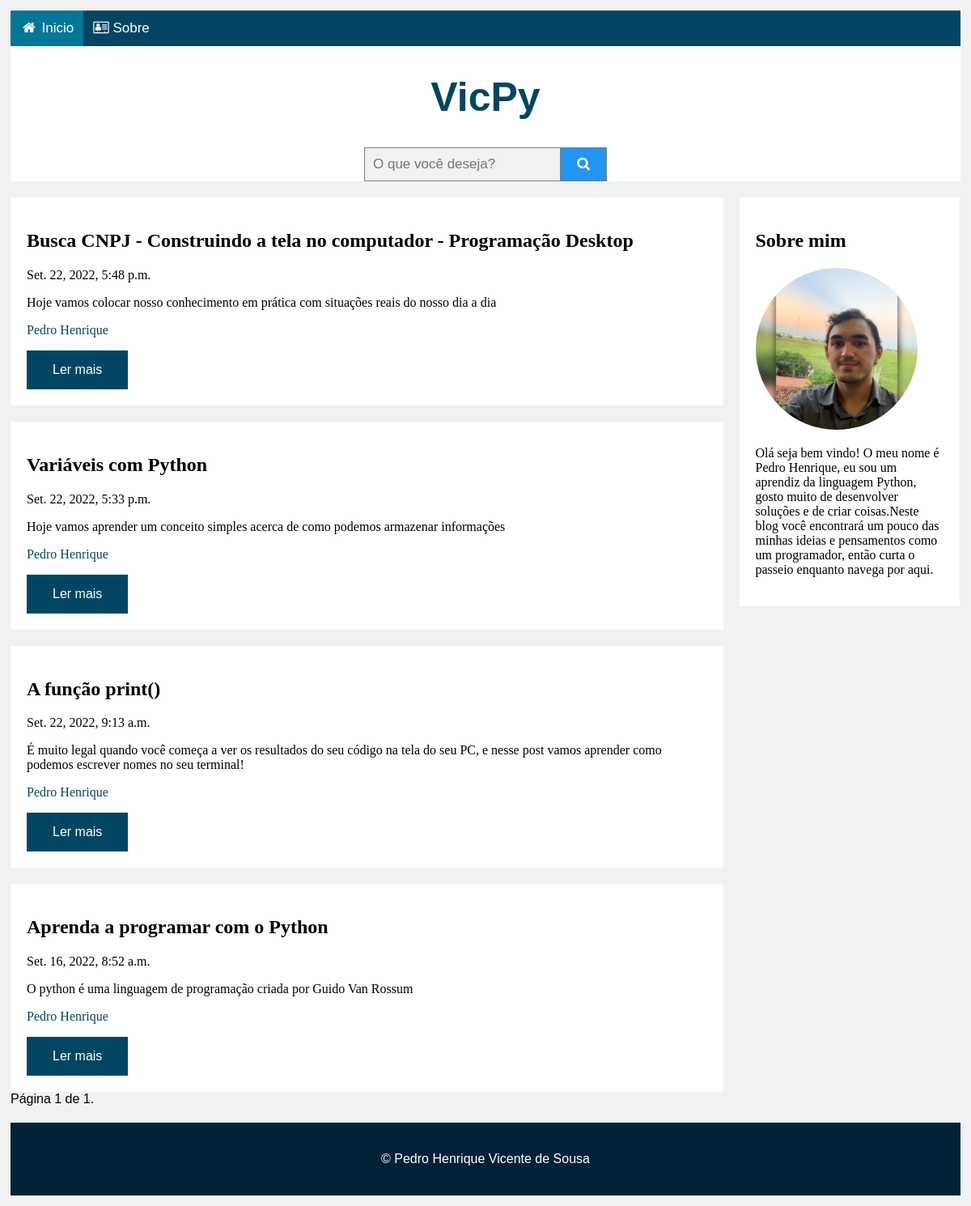
The page /blog/ on the database as committed earlier.
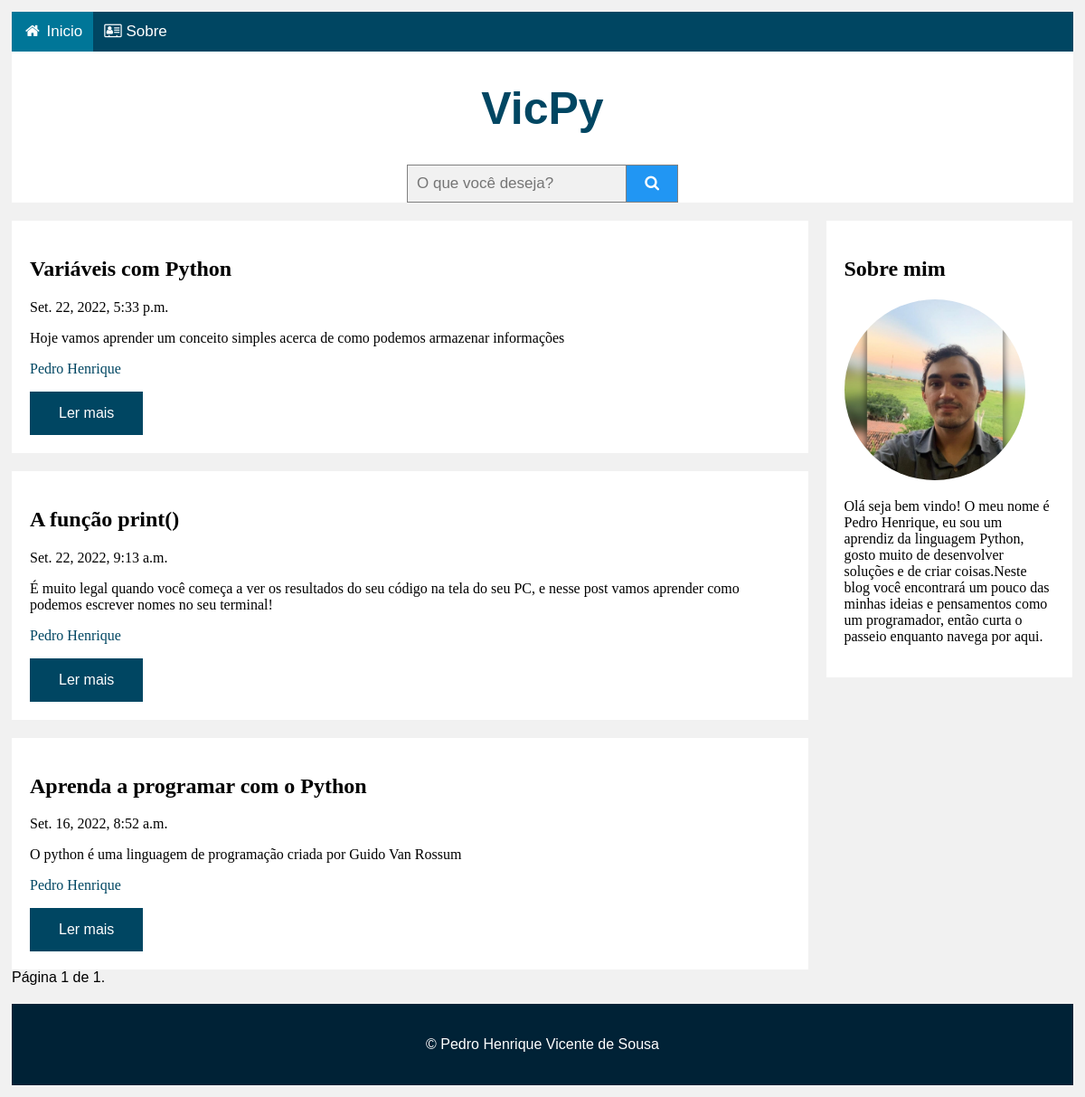
The same page on the database as committed later.
### victech/models.py (models this page shows, shortened)
class Postagem(models.Model):
	titulo = models.CharField(max_length=200)
	descricao = models.CharField(max_length=1024, default= 'Descrição do POST')
	texto = RichTextField(blank=True, null=True, config_name='special')
	data_criacao = models.DateTimeField(default=timezone.now)
	data_publicacao = models.DateTimeField(blank=True, null=True)
	ativo = models.BooleanField(default=True)

### victech/views.py (the view, shortened to what this page needs)
# urls.py: 2. Add a URL to urlpatterns:  path('', views.home, name='home')
def home(request):
	if (request.method == 'GET'):
		if request.user.is_authenticated:
			postagens = Postagem.objects.filter(data_criacao__lte=timezone.now()).order_by('-data_criacao')
		else:
			postagens = Postagem.objects.filter(ativo=True, data_criacao__lte=timezone.now()).order_by('-data_criacao')
		paginacao = Paginator(postagens, 10) # Mostra x posts por página
		usuario = str(request.user)
		try:
			page = int(request.GET.get('page', '1'))
		except ValueError:
			page = 1
		try:
			post = paginacao.page(page)
		except (EmptyPage, InvalidPage):
			post = paginacao.page(paginacao.num_pages)
		return render(request, 'base.html', {'post': post, 'usuario':usuario})

### templates/base.html (shortened to what this page needs)
{% load static %}<!DOCTYPE html>
<html lang="pt-br">
   <head>
      <link rel="stylesheet" href="https://cdnjs.cloudflare.com/ajax/libs/font-awesome/4.7.0/css/font-awesome.min.css">
      <link rel="stylesheet" type="text/css" href="{% static 'css/style_blog.css' %}">
   </head>
   <body>
      <div class="cabecalho">
         <div class="navbar"><a class="active" href="/blog"><i class="fa fa-fw fa-home"></i> Inicio</a><a href="/" target="_blank"><i class="fa fa-address-card-o" aria-hidden="true"></i> Sobre</a></div>
         <div class="titulo">
            <h1 class='victech'>VicPy</h1>
         </div>
         <form class="busca" action="{% url 'home' %}" method="post">
             <input type="text" placeholder="O que você deseja?" name="busca">
             <button type="submit">
                 <i class="fa fa-search"></i>
             </button>
         </form>
      </div>
      <div class="linha">
         {% if erro %}
         <div class="colunaEsquerda">
            <script>alert('{{mensagem}}')</script>
         </div>
         <div class="colunaEsquerda">
            {% for posts in post %}
            <div class="card">
               <form action="{% url 'post_detalhe' posts.pk %}" method="post">
                  {% csrf_token %}
                  <h2>{{posts.titulo}}</a></h2>
                  <p>{{posts.data_publicacao}}</p>
                  <p>{{posts.descricao}}</p>
                  <p><a href="/">Pedro Henrique</a></p>
                  <input type="submit" value="Ler mais" class="button">
               </form>
            </div>
            {% endfor %}
            <div class="pagination"><span class="step-links">{% if post.has_previous %}<a class="button" href="?page={{ post.previous_page_number }}">Anterior</a>{% endif %}<span class="current">Página {{ post.number }} de {{ post.paginator.num_pages }}.</span>{% if post.has_next %}<a class="button" href="?page={{ post.next_page_number }}">Próxima</a>{% endif %}</span></div>
         </div>
         {% else %}
         <div class="colunaEsquerda">
            {% for posts in post %}
            <div class="card">
               <form action="{% url 'post_detalhe' posts.pk %}" method="post">
                  <h2>{{posts.titulo}}</a></h2>
                  <p>{{posts.data_publicacao}}</p>
                  <p>{{posts.descricao}}</p>
                  <p><a href="/">Pedro Henrique</a></p>
                  <input type="submit" value="Ler mais" class="button">
               </form>
            </div>
            {% endfor %}
            <div class="pagination"><span class="step-links"><span class="current">Página {{ post.number }} de {{ post.paginator.num_pages }}.</span></span></div>
         </div>
         {% endif %}
         <div class="colunaDireita">
            <div class="card">
               <h2>Sobre mim</h2>
               <a href="/" target="_blank"><img class="img-sobre" src="{% static 'img/profile.jpeg'%}" alt="Pedro Henrique"></a>
               <p>Olá seja bem vindo! O meu nome é Pedro Henrique, eu sou um aprendiz da linguagem Python, gosto muito de desenvolver soluções e de criar coisas.Neste blog você encontrará um pouco das minhas ideias e pensamentos como um programador, então curta o passeio enquanto navega por aqui.</p>
            </div>
         </div>
      </div>
      <footer>
         <p>© Pedro Henrique Vicente de Sousa</p>
      </footer>
   </body>
</html>

Rows that differ between the two databases and show on the page:
no longer on this page (row edited): Postagem: titulo "Busca CNPJ - Construindo a tela no computador - Programação Desktop", data_publicacao "Set. 22, 2022, 5:48 p.m.", descricao "Hoje vamos colocar nosso conhecimento em prática com situações reais do nosso dia a dia"
